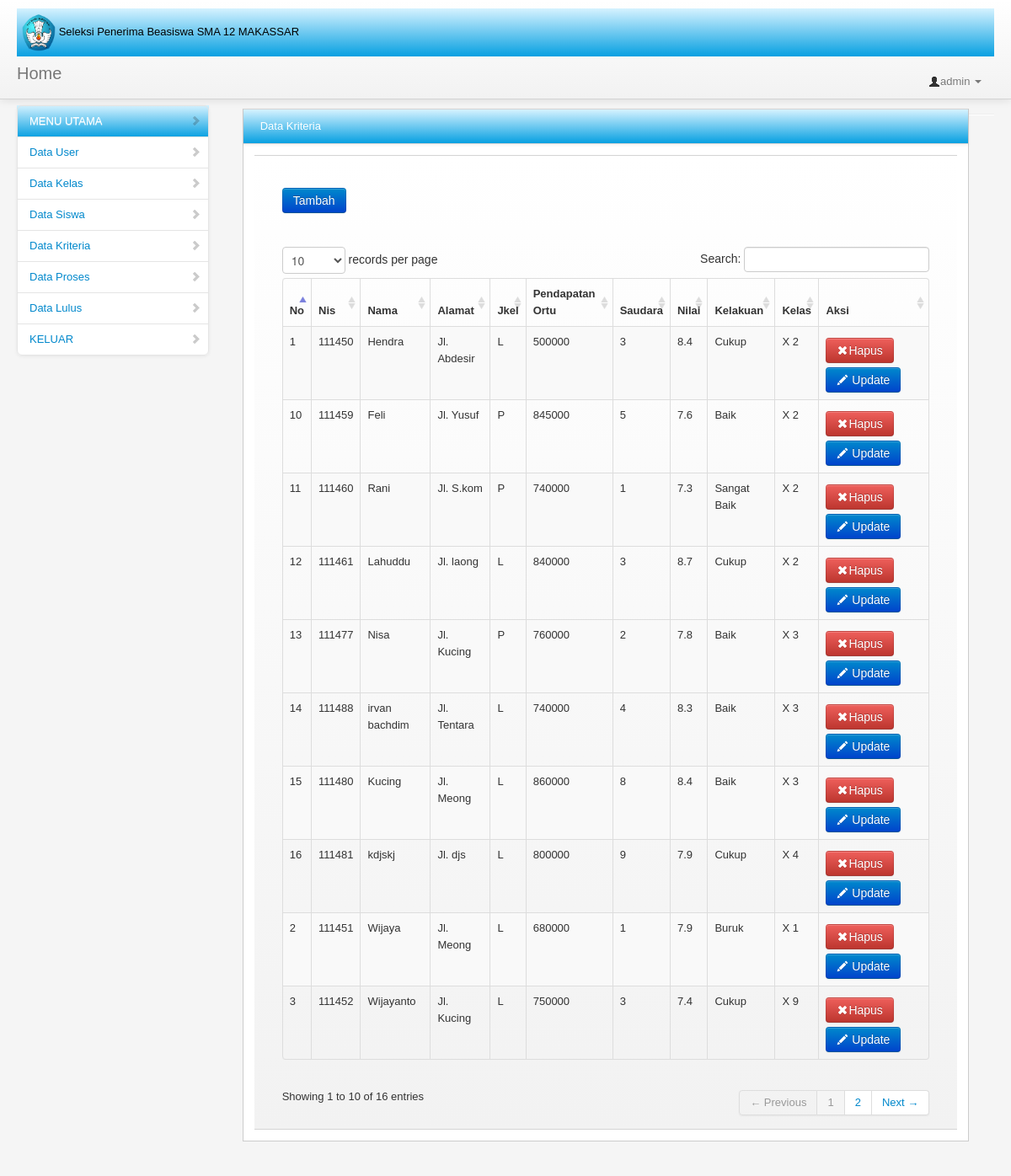
The app's page /master/data_siswa.php (signed in) with its own data.
### tables this page shows
CREATE TABLE IF NOT EXISTS `data_siswa` (
`id_siswa` int(11) NOT NULL,
  `nis` varchar(10) NOT NULL,
  `nama` varchar(100) NOT NULL,
  `alamat` text NOT NULL,
  `jkel` varchar(30) NOT NULL,
  `p_ortu` varchar(20) NOT NULL,
  `jml_saudara` varchar(10) NOT NULL,
  `nilai` varchar(10) NOT NULL,
  `kelakuan` varchar(30) NOT NULL,
  `id_kelas` varchar(10) NOT NULL
);

CREATE TABLE IF NOT EXISTS `data_kelas` (
`id_kelas` int(11) NOT NULL,
  `nama_kelas` varchar(15) NOT NULL
);

### master/config/data_siswa.php (the view, shortened to what this page needs)
<!DOCTYPE html>
    <html>
        <head>
      <link rel="stylesheet" href="../style/datepicker/css/datepicker.css">
        </head><body>
<?php
include "config/koneksi.php";
  $que = "SELECT * FROM data_siswa,data_kelas where data_siswa.id_kelas = data_kelas.id_kelas";
 echo "<a href='#myModal4' role='button' data-toggle='modal' class='btn btn-primary'>Tambah</a>
<div id='myModal4' class='modal hide fade' tabindex='-1' role='dialog' aria-labelledby='myModalLabel' aria-hidden='true'>
                    <div class='modal-body'>
                        <form method='POST' action='file/proses.php'>
	                    <table>
                        <tr> <td>Kelas</td>   <td>
                                ";
                                echo "<select></td></tr>
                      	<tr><td colspan='2'><input type='submit' class='btn btn-primary' value='Tambah' name='siswa'></td></tr>
                        </table>
                        </form>
                    </div>
                </div>
  <table cellpadding=0 cellspacing=0 border=0 class='table table-striped table-bordered' id=example>
  <thead>
   <tr>
     <th>No</th>
     <th>Nis</th>
     <th>Nama</th>
     <th>Alamat</th>
     <th>Jkel</th>
     <th>Pendapatan Ortu</th>
     <th>Saudara</th>
     <th>Nilai</th>
     <th>Kelakuan</th>
    <th>Kelas</th>
     <th>Aksi</th>
     </tr>
   </thead><tbody>
        ";
        $run1 = mysqli_query($con,$que);
        $no = 1;
        while($ha = mysqli_fetch_array($run1)){
        echo "<tr>
              <td>$no</td>
              <td>$ha[nis]</td>
              <td>$ha[nama]</td>
              <td>$ha[alamat]</td>
              <td>$ha[jkel]</td>
              <td>$ha[p_ortu]</td>
              <td>$ha[jml_saudara]</td>
              <td>$ha[nilai]</td>
              <td>$ha[kelakuan]</td>
              <td>$ha[nama_kelas]</td>
              <td>
              <a href='file/proses.php?siswa=hapus&id_siswa=$ha[id_siswa]' class='btn btn-danger btn-big'><i class='icon-remove icon-white'></i>Hapus</a>
              <a href='#myModal7$ha[id_siswa]' role='button' data-toggle='modal' class='btn btn-primary'>
              <i class='icon-pencil icon-white'></i>&nbsp;Update</a>
              </td>
      <div id='myModal7$ha[id_siswa]' class='modal hide fade' tabindex='-1' role='dialog' aria-labelledby='myModalLabel' aria-hidden='true'>
                    <div class='modal-header'>
                            <button type='button' class='close' data-dismiss='modal' aria-hidden='true'>&times;</button>
                            <h3 class='judul'>Update Data Siswa</h3>
                    </div>
                    <div class='modal-body'>
                        <form method='POST' action='file/proses.php'>
                        	<input type='hidden' name='id_siswa' value='$ha[id_siswa]'>
	                      	NIS		&nbsp;&nbsp;&nbsp;&nbsp;&nbsp;&nbsp;&nbsp;&nbsp;&nbsp;&nbsp;&nbsp;&nbsp;&nbsp;&nbsp;&nbsp;&nbsp;&nbsp;&nbsp;&nbsp;&nbsp;&nbsp;&nbsp;&nbsp;&nbsp;&nbsp;&nbsp;&nbsp;&nbsp;&nbsp;&nbsp;<input type='text' name='nis' value='$ha[nis]'><br>
                          Nama   &nbsp;&nbsp;&nbsp;&nbsp;&nbsp;&nbsp;&nbsp;&nbsp;&nbsp;&nbsp;&nbsp;&nbsp;&nbsp;&nbsp;&nbsp;&nbsp;&nbsp;&nbsp;&nbsp;&nbsp;&nbsp;&nbsp;&nbsp;&nbsp;&nbsp;&nbsp;&nbsp;<input type='text' name='nama' value='$ha[nama]'><br>
                          Alamat   &nbsp;&nbsp;&nbsp;&nbsp;&nbsp;&nbsp;&nbsp;&nbsp;&nbsp;&nbsp;&nbsp;&nbsp;&nbsp;&nbsp;&nbsp;&nbsp;&nbsp;&nbsp;&nbsp;&nbsp;&nbsp;&nbsp;&nbsp;&nbsp;<textarea name='alamat'>$ha[alamat]</textarea><br>
                          Jenis Kelamin   &nbsp;&nbsp;&nbsp;&nbsp;&nbsp;&nbsp;&nbsp;&nbsp;&nbsp;&nbsp;&nbsp;&nbsp;&nbsp;&nbsp;<select name='jkel'>";
                          echo "</select><br>
                          Pendapatan Orang tua   &nbsp;&nbsp;&nbsp;<input type='text' name='p_ortu' value='$ha[p_ortu]'><br>
                          Jumlah Saudara   &nbsp;&nbsp;&nbsp;&nbsp;&nbsp;&nbsp;&nbsp;&nbsp;&nbsp;&nbsp;&nbsp;&nbsp;<input type='text' name='jml_saudara' value='$ha[jml_saudara]'><br>
                          Nilai   &nbsp;&nbsp;&nbsp;&nbsp;&nbsp;&nbsp;&nbsp;&nbsp;&nbsp;&nbsp;&nbsp;&nbsp;&nbsp;&nbsp;&nbsp;&nbsp;&nbsp;&nbsp;&nbsp;&nbsp;&nbsp;&nbsp;&nbsp;&nbsp;&nbsp;&nbsp;&nbsp;&nbsp;&nbsp;&nbsp;<input type='text' name='nilai' value='$ha[nilai]'><br>
                          Kelakuan   &nbsp;&nbsp;&nbsp;&nbsp;&nbsp;&nbsp;&nbsp;&nbsp;&nbsp;&nbsp;&nbsp;&nbsp;&nbsp;&nbsp;&nbsp;&nbsp;&nbsp;&nbsp;&nbsp;&nbsp;&nbsp;&nbsp;
                            <select name='kelakuan'>";
                                  echo "</select><br>Kelas &nbsp;&nbsp;&nbsp;&nbsp;&nbsp;&nbsp;&nbsp;&nbsp;&nbsp;&nbsp;&nbsp;&nbsp;&nbsp;&nbsp;&nbsp;&nbsp;&nbsp;&nbsp;&nbsp;&nbsp;&nbsp;&nbsp;&nbsp;&nbsp;&nbsp;&nbsp;&nbsp; <select name='id_kelas'>";
                                  echo "</select><br>
                        	<input type='submit' class='btn btn-primary' value='Update' name='siswaup'>
                        </form>
                    </div>
          </div>
          </tr>
          ";
        $no++;
      }
      echo "
        </body>
  </table>";
?>
<div class="container-fluid">
            </div>

### style/assets/styles.css (style rules this page uses)
body { padding-top: 0; padding-bottom: 40px; background-color: #f5f5f5; }
@media (min-width: 979px) { body { padding-top: 60px; } }

### master/data_siswa.php (style rules this page uses)
body { font-family: Arial, Verdana, sans-serif; font-size: 13px; }

### records on screen
data_siswa: nis "111450", nama "Hendra", alamat "Jl. Abdesir", jkel "L", p_ortu "500000", jml_saudara "3", nilai "8.4", kelakuan "Cukup", id_kelas.nama_kelas "X 2"
data_siswa: nis "111451", nama "Wijaya", alamat "Jl. Meong", jkel "L", p_ortu "680000", jml_saudara "1", nilai "7.9", kelakuan "Buruk", id_kelas.nama_kelas "X 1"
data_siswa: nis "111452", nama "Wijayanto", alamat "Jl. Kucing", jkel "L", p_ortu "750000", jml_saudara "3", nilai "7.4", kelakuan "Cukup", id_kelas.nama_kelas "X 9"
data_siswa: nis "111459", nama "Feli", alamat "Jl. Yusuf", jkel "P", p_ortu "845000", jml_saudara "5", nilai "7.6", kelakuan "Baik", id_kelas.nama_kelas "X 2"
data_siswa: nis "111460", nama "Rani", alamat "Jl. S.kom", jkel "P", p_ortu "740000", jml_saudara "1", nilai "7.3", kelakuan "Sangat Baik", id_kelas.nama_kelas "X 2"
data_siswa: nis "111461", nama "Lahuddu", alamat "Jl. laong", jkel "L", p_ortu "840000", jml_saudara "3", nilai "8.7", kelakuan "Cukup", id_kelas.nama_kelas "X 2"
data_siswa: nis "111477", nama "Nisa", alamat "Jl. Kucing", jkel "P", p_ortu "760000", jml_saudara "2", nilai "7.8", kelakuan "Baik", id_kelas.nama_kelas "X 3"
data_siswa: nis "111488", nama "irvan bachdim", alamat "Jl. Tentara", jkel "L", p_ortu "740000", jml_saudara "4", nilai "8.3", kelakuan "Baik", id_kelas.nama_kelas "X 3"
data_siswa: nis "111480", nama "Kucing", alamat "Jl. Meong", jkel "L", p_ortu "860000", jml_saudara "8", nilai "8.4", kelakuan "Baik", id_kelas.nama_kelas "X 3"
data_siswa: nis "111481", nama "kdjskj", alamat "Jl. djs", jkel "L", p_ortu "800000", jml_saudara "9", nilai "7.9", kelakuan "Cukup", id_kelas.nama_kelas "X 4"

### other values on screen
$nama "admin"
